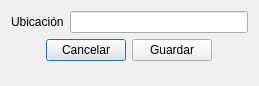
<?xml version="1.0" encoding="UTF-8"?>
<ui version="4.0">
 <class>NewLocationDialog</class>
 <widget class="QDialog" name="NewLocationDialog">
  <property name="geometry">
   <rect>
    <x>0</x>
    <y>0</y>
    <width>259</width>
    <height>86</height>
   </rect>
  </property>
  <property name="windowTitle">
   <string>Dialog</string>
  </property>
  <layout class="QVBoxLayout" name="verticalLayout">
   <item>
    <layout class="QHBoxLayout" name="horizontalLayout">
     <item>
      <widget class="QLabel" name="locationLabel">
       <property name="text">
        <string>Ubicación</string>
       </property>
      </widget>
     </item>
     <item>
      <widget class="QLineEdit" name="locationLineEdit">
       <property name="alignment">
        <set>Qt::AlignmentFlag::AlignCenter</set>
       </property>
      </widget>
     </item>
    </layout>
   </item>
   <item>
    <layout class="QHBoxLayout" name="horizontalLayout_2">
     <item>
      <spacer name="horizontalSpacer">
       <property name="orientation">
        <enum>Qt::Orientation::Horizontal</enum>
       </property>
       <property name="sizeHint" stdset="0">
        <size>
         <width>40</width>
         <height>20</height>
        </size>
       </property>
      </spacer>
     </item>
     <item>
      <widget class="QPushButton" name="cancelButton">
       <property name="text">
        <string>Cancelar</string>
       </property>
      </widget>
     </item>
     <item>
      <widget class="QPushButton" name="saveButton">
       <property name="text">
        <string>Guardar</string>
       </property>
      </widget>
     </item>
     <item>
      <spacer name="horizontalSpacer_2">
       <property name="orientation">
        <enum>Qt::Orientation::Horizontal</enum>
       </property>
       <property name="sizeHint" stdset="0">
        <size>
         <width>40</width>
         <height>20</height>
        </size>
       </property>
      </spacer>
     </item>
    </layout>
   </item>
   <item>
    <spacer name="verticalSpacer">
     <property name="orientation">
      <enum>Qt::Orientation::Vertical</enum>
     </property>
     <property name="sizeHint" stdset="0">
      <size>
       <width>20</width>
       <height>40</height>
      </size>
     </property>
    </spacer>
   </item>
  </layout>
 </widget>
 <resources/>
 <connections/>
</ui>
